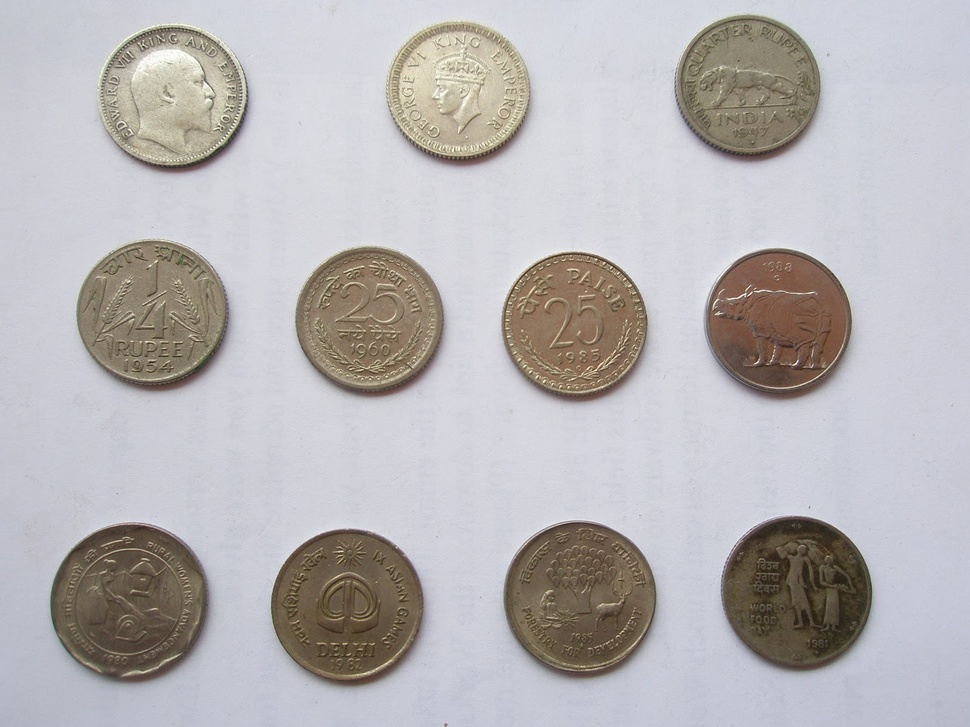
#> input picture Practical_python/Coins.JPG, 970 x 727 px, shrunk from 1600 x 1200 before the run
$ jupyter execute Testing.ipynb
#> lines starting #> are read from the running program, lines starting #| are printed output that depends on the picture; after the words box and inside, x2 and y2 are one past the last pixel; in counts of white or black regions, pixels touching at a corner belong together
[cell 1]
from __future__ import print_function
import numpy as np
import matplotlib.pyplot as plt
import argparse
import cv2
import imutils

[cell 2]
image = cv2.imread("Coins.JPG")
#> image is the input picture: shape (727, 970, 3); mean B, G, R 181.4, 179.9, 183.1
plt.imshow(image)

[cell 3]
gray = cv2.cvtColor(image, cv2.COLOR_BGR2GRAY)
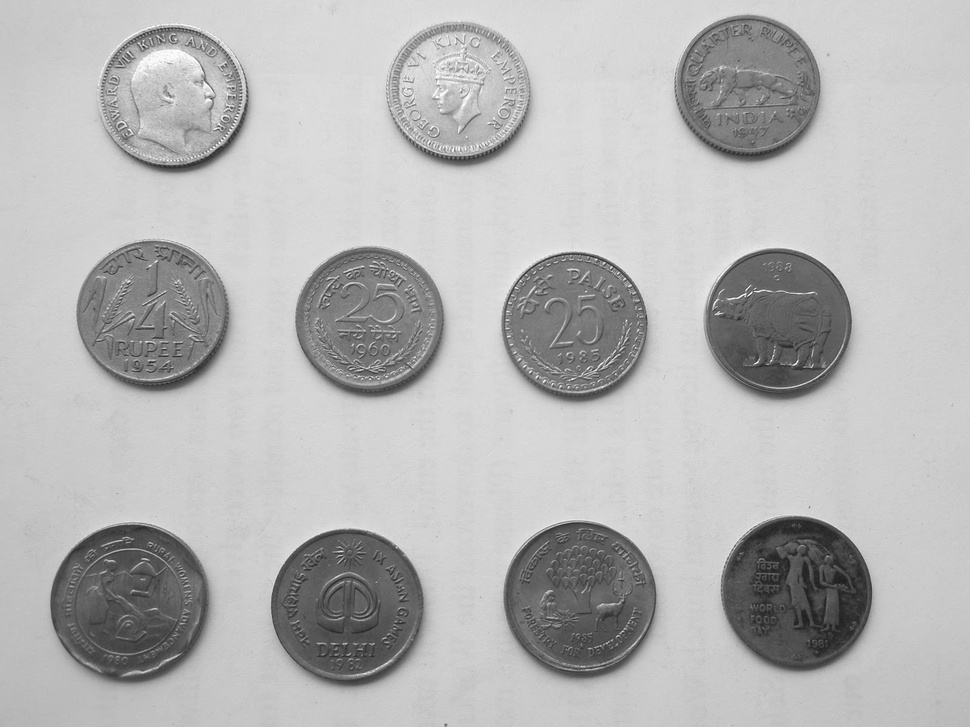
#> gray: shape (727, 970); min 28, max 255, mean 181
# bilateral = cv2.bilateralFilter(gray, 5, 21, 21)
# plt.imshow(bilateral)
blurred = cv2.GaussianBlur(gray, (13, 13), 0)
median = cv2.medianBlur(blurred, 3)
thresh = cv2.threshold(median, 178, 181, cv2.THRESH_BINARY)[1]
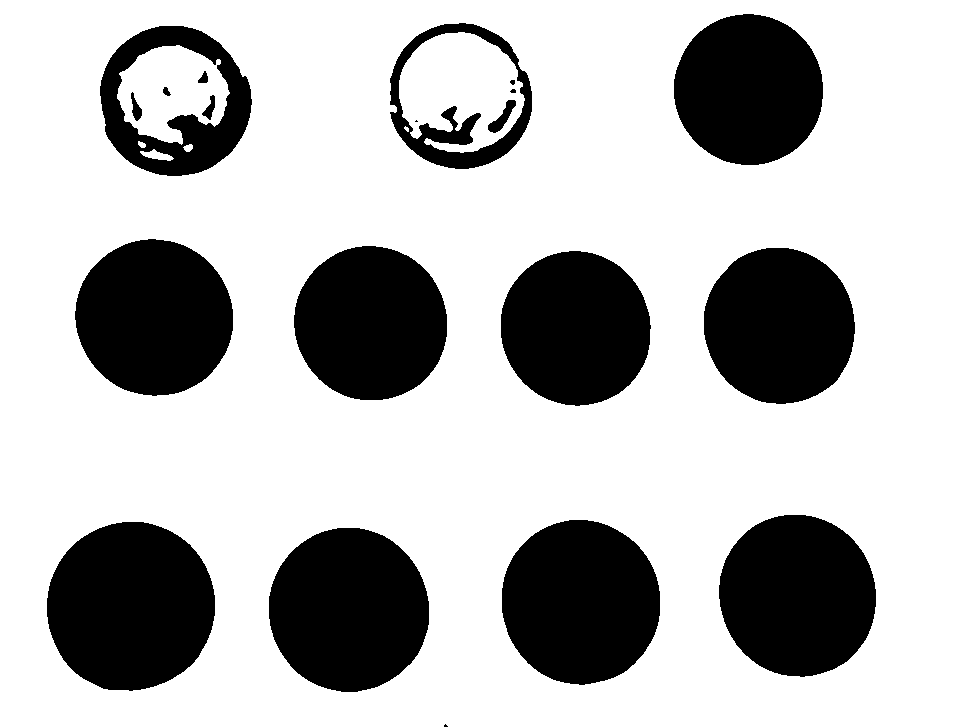
#> thresh: shape (727, 970); values 0 (black) and 181 (white), 72.7% white; 20 black regions (3 under 20 px), largest, box (x1, y1, x2, y2) and area: (47, 522, 215, 691) 22406, (269, 528, 429, 692) 20661, (502, 520, 660, 685) 20546
mask = np.zeros(image.shape[:2], dtype="uint8")
cv2.rectangle(mask, (0, 0), (1000, 360), 255, -1)
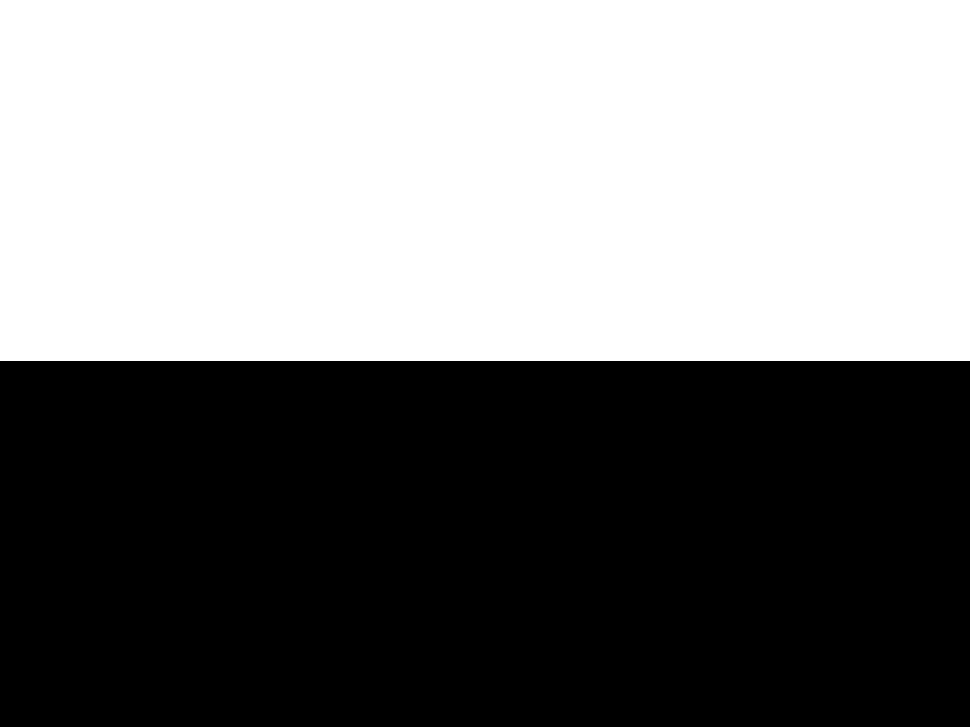
#> mask: shape (727, 970); 49.7% white; 1 white region, box (x1, y1, x2, y2) and area: (0, 0, 970, 361) 350170
masked = cv2.bitwise_and(image, image, mask= mask)
gray_mask = cv2.cvtColor(masked, cv2.COLOR_BGR2GRAY)
blurred_mask = cv2.GaussianBlur(gray_mask, (99, 99), 0)
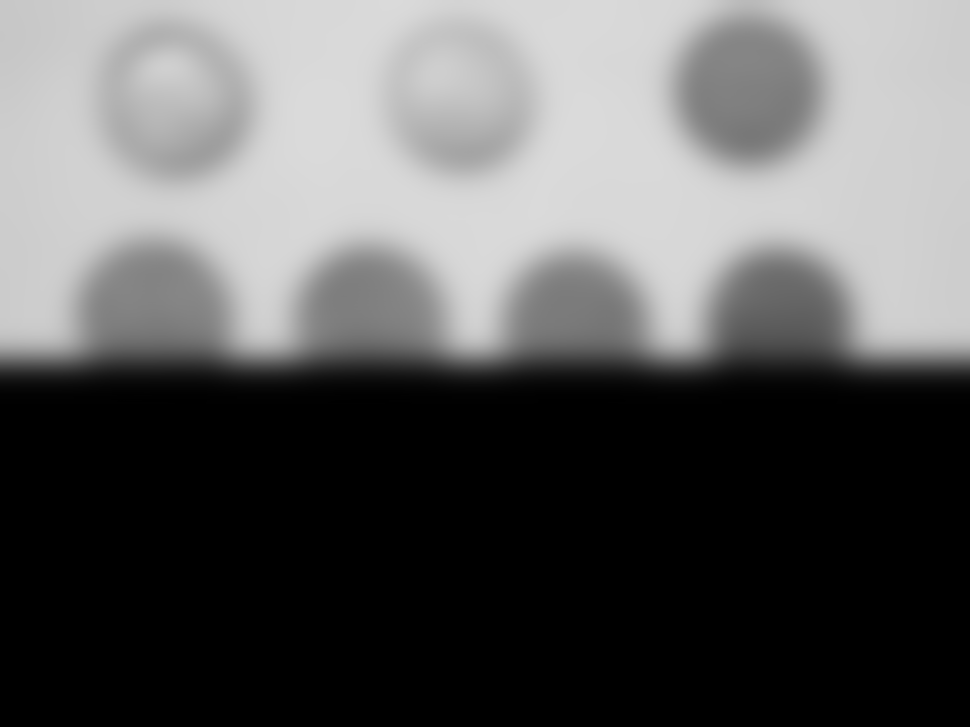
#> blurred_mask: shape (727, 970); min 0, max 218, mean 93.5
median_mask = cv2.medianBlur(blurred_mask, 21)
thresh_mask = cv2.threshold(median_mask, 191, 0, cv2.THRESH_BINARY)[1]
#> thresh_mask: shape (727, 970); every value is 0
merged = cv2.bitwise_or(thresh, thresh_mask)

plt.imshow(merged)

[cell 4]
edged = cv2.Canny(thresh, 100, 10)
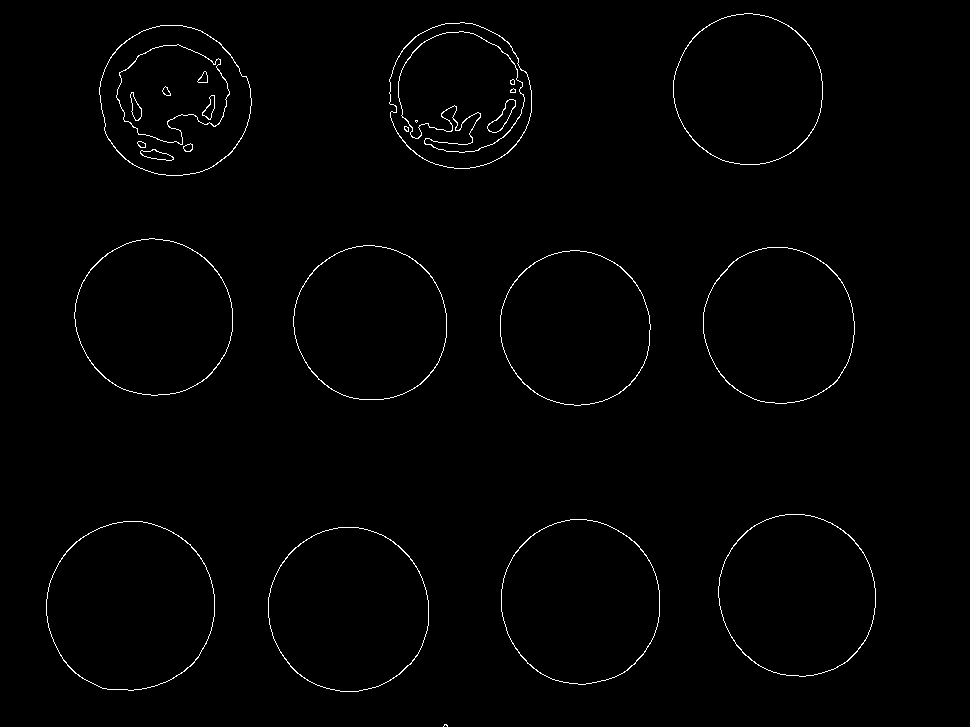
#> edged: shape (727, 970); 1% white in thin lines or dots, all inside (x1, y1, x2, y2) = (46, 13, 876, 727)
plt.imshow(edged)

[cell 5]
(cnts, _) = cv2.findContours(edged.copy(), cv2.RETR_EXTERNAL,
                                cv2.CHAIN_APPROX_SIMPLE)
#> cnts = 12 contours, 1 with area under 20; largest, box (x1, y1, x2, y2) and area: (46, 521, 215, 691) 22436, (268, 527, 429, 692) 20696, (501, 519, 660, 685) 20578, (718, 514, 876, 677) 20054, (74, 238, 233, 396) 19358

print("I count {} coins in this image".format(len(cnts)))
#| I count 12 coins in this image
coins = image.copy()
cv2.drawContours(coins, cnts, -1, (0, 255, 0), 2)
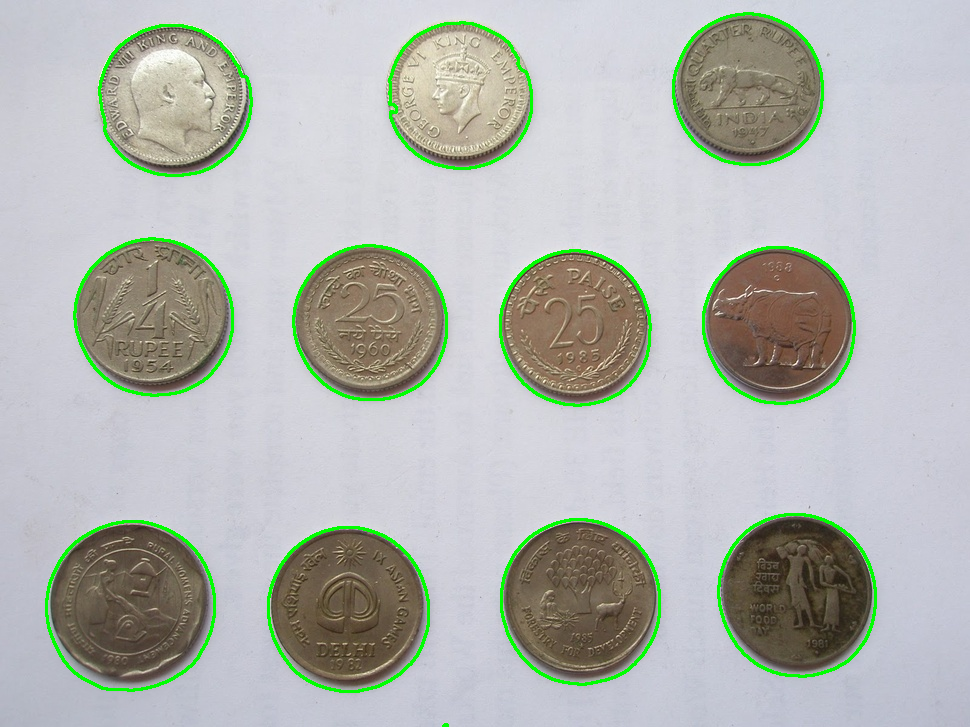
#> coins: shape (727, 970, 3); 2.65% of pixels changed, all inside (x1, y1, x2, y2) = (45, 12, 877, 727)
plt.imshow(coins)
